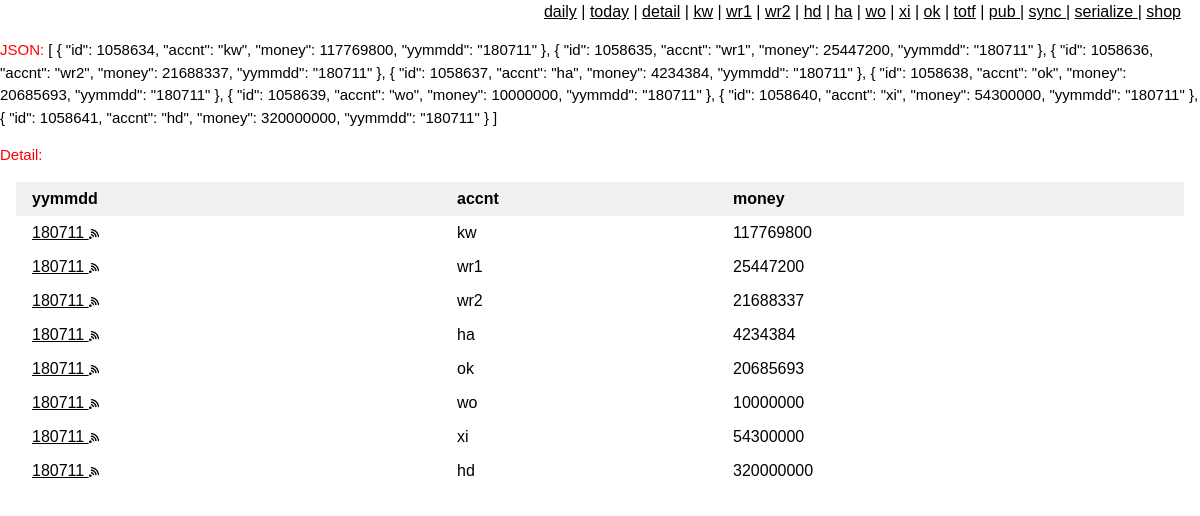
/tot/pub/180711, run on the app's committed database.
### tot/models.py (models this page shows, shortened)
class Tot(models.Model):
    accnt = models.CharField(max_length=200)
    yymmdd = models.CharField(max_length=200)
    money = models.IntegerField(default=0)

### tot/mqtt.py (the view)
# urls.py: path('pub/<int:yymmdd>',	    	mqtt.pubyymmdd,	name='pubyymmdd'),
def pubyymmdd(request, yymmdd):
	ts = Tot.objects.filter(yymmdd=yymmdd).values('id','yymmdd','accnt','money').annotate()
	if(len(ts) == 0):
		return HttpResponseRedirect('/tot/totf')
	msg = []
	for t in ts:
		j = {'id': t['id'], 'accnt': t['accnt'], 'money': t['money'], 'yymmdd': t['yymmdd']}
		msg.append(j)
	jmsg = json.dumps(msg,indent=4)
	client = mqtt.Client()
	client.connect("localhost",1883, 60)
	client.publish("tot/yymmdd", jmsg)
	template = loader.get_template('tot/pub.html')
	context = {
		'ts': ts,
		'jmsg': jmsg,
	}
	return HttpResponse(template.render(context,request))

### tot/templates/tot/pub.html
{% include "tot/head.html" %}
{% include "tot/json.html" %}
<p> <font color="red"> Detail: </font> </p>
{% include "tot/showtab.html" %}
{% include "tot/tail.html" %}

### tot/templates/tot/showtab.html
{% load static %}
{% if ts %}
<div class="w3-container">
    <table class="w3-table">
    <tr class="w3-light-grey">
        <th>yymmdd</th>
        <th>accnt</th>
        <th>money</th>
    </tr>
    {% for t in ts %}
    <tr>
        <td> <a href="/tot/{{t.yymmdd}}/"> {{ t.yymmdd }} </a>
					<a href="/tot/pub/{{t.yymmdd}}"><img height="10" width="10"
					src="{% static 'tot/images/pub.png' %}"></img> </a>
		</td>
        <td> {{ t.accnt }} </td>
        <td> {{ t.money }} </td>
    </tr>
    {% endfor %}
{% else %}
    <p>No Tot data.</p>
</div>
{% endif %}

### tot/static/tot/style.css (style rules this page uses)
html { box-sizing:border-box }
*,*:before,*:after { box-sizing:inherit }
html { -ms-text-size-adjust:100%;-webkit-text-size-adjust:100% }
body { margin:0 }
a { background-color:transparent;-webkit-text-decoration-skip:objects }
img { border-style:none }
html,body { font-family:Verdana,sans-serif;font-size:15px;line-height:1.5 }
html { overflow-x:hidden }
img { vertical-align:middle }
a { color:inherit }
.w3-table,.w3-table-all { border-collapse:collapse;border-spacing:0;width:100%;display:table }
.w3-table td,.w3-table th,.w3-table-all td,.w3-table-all th { padding:8px 8px;display:table-cell;text-align:left;vertical-align:top }
.w3-table th:first-child,.w3-table td:first-child,.w3-table-all th:first-child,.w3-table-all td:first-child { padding-left:16px }
.w3-container:after,.w3-container:before,.w3-panel:after,.w3-panel:before,.w3-row:after,.w3-row:before,.w3-row-padding:after,.w3-row-padding:before, .w3-cell-row:before,.w3-cell-row:after,.w3-clear:after,.w3-clear:before,.w3-bar:before,.w3-bar:after { content:"";display:table;clear:both }
.w3-container,.w3-panel { padding:0.01em 16px }
.w3-light-grey,.w3-hover-light-grey:hover,.w3-light-gray,.w3-hover-light-gray:hover { color:#000!important;background-color:#f1f1f1!important }

### data on the page
Tot: yymmdd "180711", accnt "kw", money "117769800"
Tot: yymmdd "180711", accnt "wr1", money "25447200"
Tot: yymmdd "180711", accnt "wr2", money "21688337"
Tot: yymmdd "180711", accnt "ha", money "4234384"
Tot: yymmdd "180711", accnt "ok", money "20685693"
Tot: yymmdd "180711", accnt "wo", money "10000000"
Tot: yymmdd "180711", accnt "xi", money "54300000"
Tot: yymmdd "180711", accnt "hd", money "320000000"
